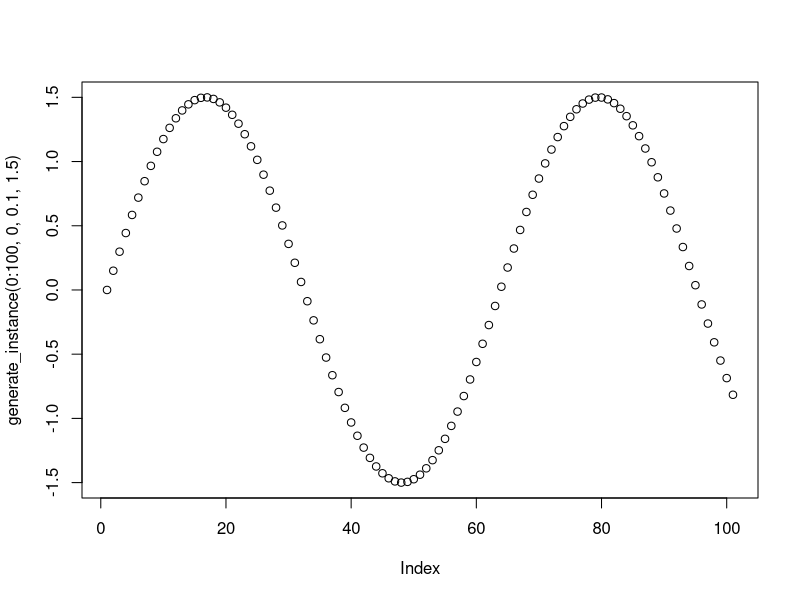

Write the R code that produced this figure.
## ---- chunk 1
generate_instance <- function(x, phase, frequency, amplitude) {
  amplitude*sin(x*frequency-phase)
}
plot(generate_instance(0:100, 0, .1, 1.5))
